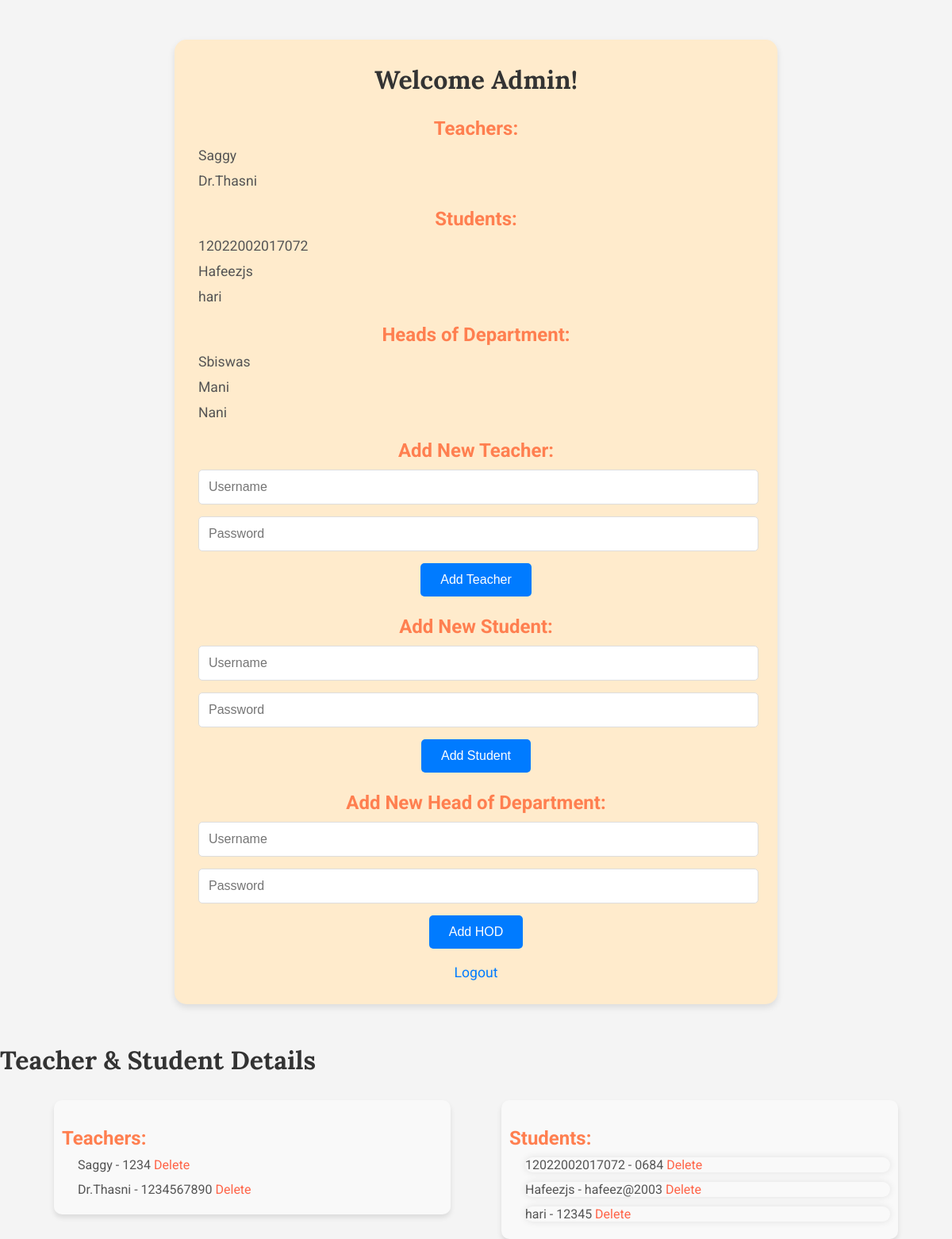
The app's page /admin/dashboard (signed in) with its own data.
### app.py (models this page shows)
class User(UserMixin, db.Model):
    id = db.Column(db.Integer, primary_key=True)
    username = db.Column(db.String(100), unique=True, nullable=False)
    password = db.Column(db.String(100), nullable=False)
    role = db.Column(db.String(20), nullable=False)

### app.py (the view)
@app.route('/admin/dashboard')
@login_required
def admin_dashboard():
    if current_user.role != 'admin':
        return redirect(url_for('login'))
    teachers = User.query.filter_by(role='teacher').all()
    students = User.query.filter_by(role='student').all()
    hods = User.query.filter_by(role='hod').all()
    return render_template('admin_dashboard.html', teachers=teachers, students=students, hods=hods)

### app.py (called while the page is built)
@login_manager.user_loader
def load_user(user_id):
    return User.query.get(int(user_id))

### templates/admin_dashboard.html (shortened to what this page needs)
<!DOCTYPE html>
<html lang="en">
<head>
</head>
<body>
    <div class="dashboard-container">
        <h2>Welcome Admin!</h2>
        <h3>Teachers:</h3>
        <ul>
            {% for teacher in teachers %}
            <li>{{ teacher.username }}</li>
            {% endfor %}
        </ul>
        <h3>Students:</h3>
        <ul>
            {% for student in students %}
            <li>{{ student.username }}</li>
            {% endfor %}
        </ul>
        <h3>Heads of Department:</h3>
        <ul>
            {% for hod in hods %}
            <li>{{ hod.username }}</li>
            {% endfor %}
        </ul>
        <h3>Add New Teacher:</h3>
        <form action="{{ url_for('add_user') }}" method="post">
            <input type="text" name="username" placeholder="Username" required>
            <input type="password" name="password" placeholder="Password" required>
            <button type="submit">Add Teacher</button>
        </form>
        <h3>Add New Student:</h3>
        <form action="{{ url_for('add_user') }}" method="post">
            <input type="text" name="username" placeholder="Username" required>
            <input type="password" name="password" placeholder="Password" required>
            <button type="submit">Add Student</button>
        </form>
        <h3>Add New Head of Department:</h3>
        <form action="{{ url_for('add_user') }}" method="post">
            <input type="text" name="username" placeholder="Username" required>
            <input type="password" name="password" placeholder="Password" required>
            <button type="submit">Add HOD</button>
        </form>
        <a href="{{ url_for('logout') }}" class="logout-link">Logout</a>
    </div>
    <h2>Teacher & Student Details</h2>
    <div class="details-container">
        <div class="teacher-details">
            <h3>Teachers:</h3>
            <ul>
                {% for teacher in teachers %}
                <li>{{ teacher.username }} - {{ teacher.password }} <a href="{{ url_for('delete_user', user_id=teacher.id) }}">Delete</a></li>
                {% endfor %}
            </ul>
        </div>
        <div class="student-details">
            <h3>Students:</h3>
            <ul>
                {% for student in students %}
                <li style="border-radius: 10px; box-shadow: 0 0 10px rgba(0, 0, 0, 0.1); ">{{ student.username }} - {{ student.password }} <a href="{{ url_for('delete_user', user_id=student.id) }}">Delete</a></li>
                {% endfor %}
            </ul>
        </div>
    </div>
</body>
</html>

### templates/admin_dashboard.html (style rules this page uses)
body { font-family: 'Roboto', sans-serif; background-color: #f4f4f4; margin: 0; padding: 0; color: #333; }
.dashboard-container { background-color: #ffebcc; padding: 30px; border-radius: 15px; box-shadow: 0 4px 8px rgba(0, 0, 0, 0.1); max-width: 700px; margin: 50px auto; text-align: center; }
h2 { font-family: 'Lora', serif; color: #333; font-size: 2rem; margin-top: 0; }
h3 { color: #ff7f50; font-size: 1.5rem; margin-bottom: 10px; }
ul { list-style: none; padding: 0; text-align: left; margin: 0; }
ul li { margin-bottom: 12px; font-size: 1.1rem; color: #555; }
input[type="text"], input[type="password"] { width: calc(100% - 20px); padding: 12px; border-radius: 5px; border: 1px solid #ddd; margin-bottom: 15px; font-size: 1rem; color: #333; }
button { background-color: #007bff; color: #fff; padding: 12px 25px; border: none; border-radius: 5px; font-size: 1rem; cursor: pointer; transition: background-color 0.3s ease; }
.logout-link { color: #007bff; text-decoration: none; font-size: 1.1rem; display: block; margin-top: 20px; }
.details-container { text-align: center; margin-top: 30px; }
.teacher-details, .student-details { display: inline-block; margin: 0 30px; vertical-align: top; width: 40%; text-align: left; padding: 10px; border-radius: 10px; background-color: #f9f9f9; box-shadow: 0 4px 6px rgba(0, 0, 0, 0.1); }
.teacher-details ul, .student-details ul { padding-left: 20px; }
.teacher-details ul li, .student-details ul li { margin-bottom: 12px; font-size: 1rem; }
.teacher-details ul li a, .student-details ul li a { color: #ff6347; text-decoration: none; }

### records on screen
User: username "Saggy", password "1234"
User: username "Dr.Thasni", password "1234567890"
User: username "12022002017072", password "0684"
User: username "Hafeezjs", password "hafeez@2003"
User: username "hari", password "12345"
User: username "Sbiswas"
User: username "Mani"
User: username "Nani"
